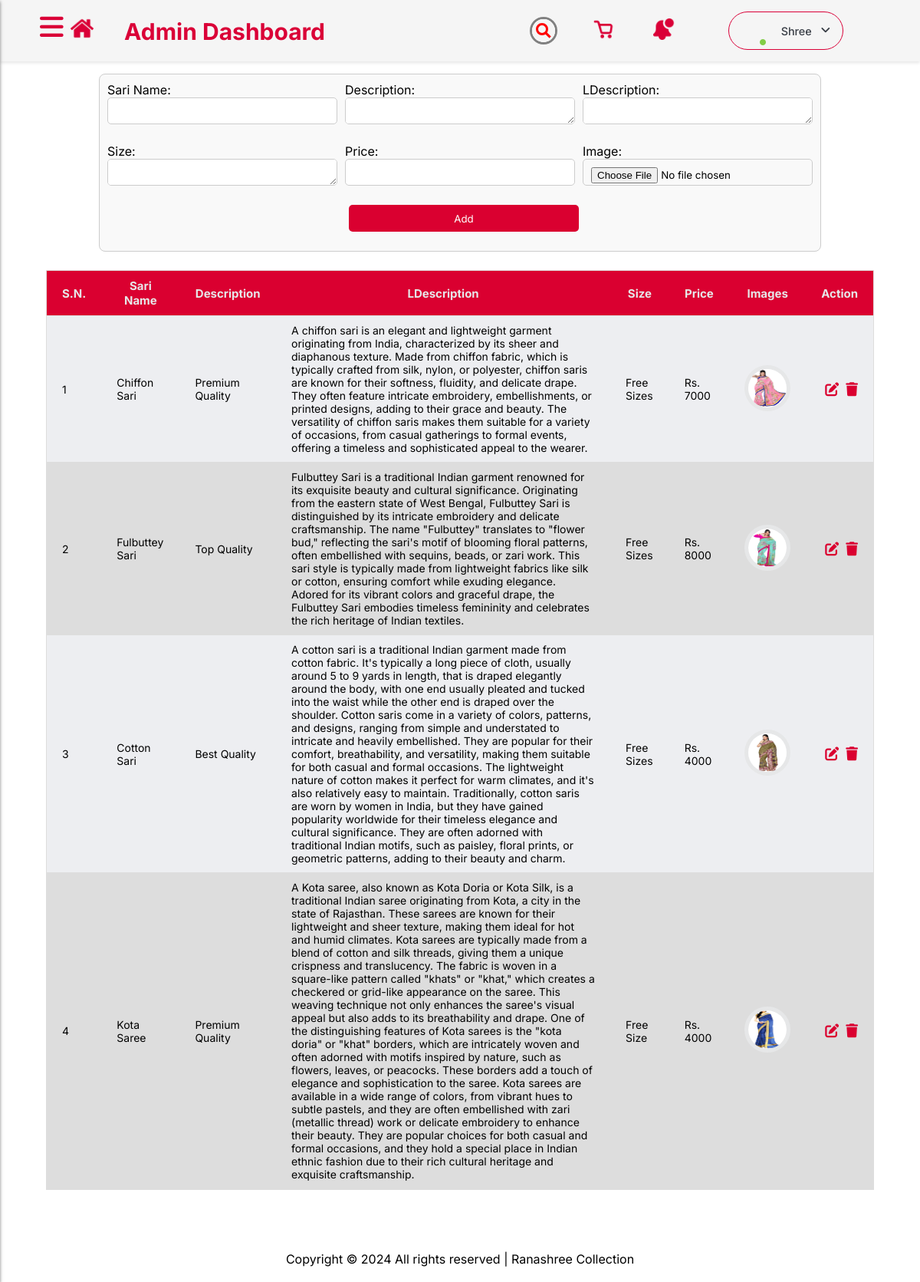
Screenshot of /allproducts/ with the database file from the repository.
### AdminDashboard/models.py (models this page shows)
class productsModel(models.Model):
    Sari_Name = models.CharField(max_length=100)
    Description = models.TextField()
    Image = models.ImageField(upload_to='images/')
    Price = models.TextField()
    LDescription = models.TextField()
    Size = models.TextField()

### AdminDashboard/views.py (the view, shortened to what this page needs)
# urls.py: path('allproducts/', views.Allproducts, name='allproducts'),
def Allproducts(request):
    products = productsModel.objects.all()
    return render(request, 'allproducts.html', {'products': products})

### AdminDashboard/templates/allproducts.html (shortened to what this page needs)
{% load static %}
<!DOCTYPE html>
<html lang="en">
<head>
  <link rel="stylesheet" href="https://cdnjs.cloudflare.com/ajax/libs/font-awesome/6.4.2/css/all.min.css"
 />
  <link rel="stylesheet" href="{% static 'home/dashboard.css' %}" />
  <link rel="stylesheet" href="{% static 'home/adminn.css' %}" />
</head>
<body>
  <header id="header">
    <nav class="navbar">
      <div class="header-logo">
        <div class="admin-dash">
          <h1><img src="{% static 'home/images/icons/home.png' %}" class="home" alt="home" />Admin Dashboard</h1>
        </div>
        <div class="search">
          <div class="icon"></div>
          <div class="input">
          </div>
        </div>
        <div>
          <img src={% static "home/images/icons/basket.png" %} class="basket" alt="Cart" />
        </div>
        <div>
          <img src={% static "home/images/icons/notification.png" %} class="notification" alt="Cart" />
        </div>
        <div class="profile-dropdown">
          <div onclick="toggle()" class="profile-dropdown-btn">
            <div class="profile-img" style="background-image: url('{% static "/home/images/people/per2.jpg" %}');">
              <i class="fa-solid fa-circle"></i>
            </div>
            <span> Shree</span>
            <i class="fa-solid fa-angle-down"></i>
          </div>
        </div>
      </div>
    </nav>
  </header>
  <label for="check" id="check-label">
    <i class="fas fa-bars" id="check-btn"></i>
  </label>
  <section class="section">
        <form method="post" enctype="multipart/form-data">
          <div class="send-data">
            <div>
                <label for="id_name">Sari Name:</label>
                <input type="text" id="id_name" name="Sari_Name" required>
            </div>
            <div>
                <label for="id_description">Description:</label>
                <textarea id="id_description" name="Description" rows="2" cols="40" required></textarea>
            </div>
            <div>
                <label for="id_ldescription">LDescription:</label>
                <textarea id="id_ldescription" name="LDescription" rows="2" cols="40" required></textarea>
            </div>
            <div>
                <label for="id_size">Size:</label>
                <textarea id="id_size" name="Size" rows="2" cols="40" required></textarea>
            </div>
            <div>
                <label for="id_price">Price:</label>
                <input type="text" id="id_price" name="Price" required>
            </div>
            <div>
                <label for="id_image">Image:</label>
                <input type="file" id="id_image" name="Image" accept="image/*" required>
            </div>
                <center><button type="submit" class="add-product">Add</button></center>
          </div>
        </form>
</section>
    <div class="header_fixed">
      <table>
        <thead>
          <tr>
            <th>S.N.</th>
            <th>Sari Name</th>
            <th>Description</th>
            <th>LDescription</th>
            <th>Size</th>
            <th>Price</th>
            <th>Images</th>
            <th>Action</th>
          </tr>
        </thead>
        <tbody>
          {% for product in products %}
          <tr>
            <td>{{ forloop.counter }}</td>
            <td>{{ product.Sari_Name }}</td>
            <td>{{ product.Description }}</td>
            <td>{{ product.LDescription }}</td>
            <td>{{ product.Size }}</td>
            <td>Rs. {{ product.Price }}</td>
            <td><img src="{{ product.Image.url }}" class="backend-image" alt="{{ product.Sari_Name }}"></td>
            <td><a href="#" onclick="editProduct('{{ product.id }}')" class="action-icon"><i class="fas fa-edit"></i></a>
              <a href="#" onclick="deleteProduct('{{ product.id }}')" class="action-icon"><i class="fas fa-trash"></i></a>
            </td>
          </tr>
          {% endfor %}
        </tbody>
      </table>
    </div>
  <br><br><br>
  <p class="copy">
      <center>
        Copyright &copy;
        All rights reserved | Ranashree Collection
      </center>
    </p><br>
</body>
</html>

### AdminDashboard/static/home/dashboard.css (style rules this page uses)
* { margin: 0; padding: 0; font-family: 'Inter', sans-serif; scroll-behavior: smooth; box-sizing: border-box; }
#id_name, #id_price, #id_description, #id_ldescription, #id_size, #id_image, .add-product { width: 300px; height: 35px; padding: 10px; margin-bottom: 15px; border: 1px solid #ccc; border-radius: 5px; }
.section { display: flex; justify-content: center; align-items: center; flex-direction: column; margin-top: 8%; margin-bottom: 2%; }
.send-data { width: 100%; background-color: #f9f9f9; border: 1px solid #ccc; padding: 10px; border-radius: 8px; display: grid; grid-template-columns: repeat(3, 1fr); gap: 10px; }
.send-data div { display: flex; flex-direction: column; }
.add-product { width: 300px; padding: 10px; background-color: #DA0030; color: #fff; border: none; border-radius: 5px; cursor: pointer; transition: background-color 0.3s ease; margin-left: 105%; }
table { width: 100%; border-collapse: collapse; }
.header_fixed { max-height: 100vh; width: 90%; overflow: auto; border: 1px solid #dddddd; margin-left: 5%; margin-right: 5%; }
.header_fixed thead th { position: sticky; top: 0; background-color: #DA0030; color: #e6e7e8; font-size: 15px; }
th, td { border-bottom: 1px solid #dddddd; padding: 10px 20px; font-size: 14px; }
td img { height: 60px; width: 60px; border-radius: 100%; border: 5px solid #e6e7e8; }
tr:nth-child(even) { background-color: #dddddd; }
tr:nth-child(odd) { background-color: #edeef1; }
.action-icon { color: #DA0030; margin-left: 5px; font-size: 18px; }

### AdminDashboard/static/home/adminn.css (style rules this page uses)
* { margin: 0; padding: 0; font-family: 'Inter', sans-serif; scroll-behavior: smooth; box-sizing: border-box; }
.navbar { display: flex; justify-content: flex-end; align-items: center; font-size: 20px; font-weight: 500; width: 100%; position: fixed; z-index: 100; cursor: pointer; padding: 15px 0px; background-color: whitesmoke; box-shadow: 0 2px 4px rgba(0, 0, 0, 0.1); }
.header-logo { display: flex; flex-direction: row; align-items: center; justify-content: center; gap: 70px; margin-right: 100px; }
.basket, .notification { height: 28px; width: 28px; margin-left: -20px; }
.admin-dash { margin-right: 200px; color: #DA0037; position: sticky; }
.home { height: 30px; width: 30px; margin: 0 40px; }
.search { position: relative; width: 30px; height: 30px; border-radius: 60px; transition: 0.5s; box-shadow: 0 0 0 3px gray; overflow: hidden; }
.search .icon { position: absolute; top: 0; left: 0; width: 30px; height: 30px; background-color: whitesmoke; border-radius: 60px; display: flex; justify-content: center; align-items: center; z-index: 1000; cursor: pointer; }
.search .icon::before { content: ''; position: absolute; width: 10px; height: 10px; border: 3px solid red; border-radius: 50px; transform: translate(-2px, -2px); }
.search .icon::after { content: ''; position: absolute; width: 3px; height: 9px; background: red; transform: translate(5px, 5px) rotate(315deg); }
.search .input { position: absolute; width: 100%; height: 30px; left: 0; display: flex; justify-content: center; align-items: center; overflow: hidden; transition: width 0.5s; }
label #check-btn, label #cancel { position: fixed; cursor: pointer; border-radius: 3px; }
label #check-btn { left: 50px; top: 12px; font-size: 35px; color: #DA0037; padding: 6px 2px; transition: all .5s; }
label#check-label { position: absolute; z-index: 999; }
.profile-dropdown { position: relative; width: fit-content; }
.profile-dropdown-btn { display: flex; align-items: center; justify-content: space-between; padding-right: 1rem; font-size: 0.9rem; font-weight: 500; width: 150px; border-radius: 50px; color: #393e46; cursor: pointer; border: 1px solid #DA0037; transition: box-shadow 0.2s ease-in, background-color 0.2s ease-in, border 0.3s; }
.profile-img { position: relative; width: 3rem; height: 3rem; border-radius: 50%; background-size: cover; }
.profile-img i { position: absolute; right: 0; bottom: 0.3rem; font-size: 0.5rem; color: #82cd47; }
.profile-dropdown-btn span { margin: 0 0.5rem; margin-right: 0; }
.copy { margin: 20px 0px; }

### rows the page displays
productsModel: Sari_Name "Chiffon Sari", Description "Premium Quality", LDescription "A chiffon sari is an elegant and lightweight garment originating from India, characterized by its sheer and diaphanous texture. Made from chiffon fabric, which is typically crafted from silk, nylon, or polyester, chiffon saris are known for their softness, fluidity, and delicate drape. They often feature intricate embroidery, embellishments, or printed designs, adding to their grace and beauty. The versatility of chiffon saris makes them suitable for a variety of occasions, from casual gatherings to formal events, offering a timeless and sophisticated appeal to the wearer.", Size "Free Sizes", Price "7000", Image (picture)
productsModel: Sari_Name "Fulbuttey Sari", Description "Top Quality", LDescription "Fulbuttey Sari is a traditional Indian garment renowned for its exquisite beauty and cultural significance. Originating from the eastern state of West Bengal, Fulbuttey Sari is distinguished by its intricate embroidery and delicate craftsmanship. The name \"Fulbuttey\" translates to \"flower bud,\" reflecting the sari's motif of blooming floral patterns, often embellished with sequins, beads, or zari work. This sari style is typically made from lightweight fabrics like silk or cotton, ensuring comfort while exuding elegance. Adored for its vibrant colors and graceful drape, the Fulbuttey Sari embodies timeless femininity and celebrates the rich heritage of Indian textiles.", Size "Free Sizes", Price "8000", Image (picture)
productsModel: Sari_Name "Cotton Sari", Description "Best Quality", LDescription "A cotton sari is a traditional Indian garment made from cotton fabric. It's typically a long piece of cloth, usually around 5 to 9 yards in length, that is draped elegantly around the body, with one end usually pleated and tucked into the waist while the other end is draped over the shoulder. Cotton saris come in a variety of colors, patterns, and designs, ranging from simple and understated to intricate and heavily embellished. They are popular for their comfort, breathability, and versatility, making them suitable for both casual and formal occasions. The lightweight nature of cotton makes it perfect for warm climates, and it's also relatively easy to maintain. Traditionally, cotton saris…", Size "Free Sizes", Price "4000", Image (picture)
productsModel: Sari_Name "Kota Saree", Description "Premium Quality", LDescription "A Kota saree, also known as Kota Doria or Kota Silk, is a traditional Indian saree originating from Kota, a city in the state of Rajasthan. These sarees are known for their lightweight and sheer texture, making them ideal for hot and humid climates. Kota sarees are typically made from a blend of cotton and silk threads, giving them a unique crispness and translucency. The fabric is woven in a square-like pattern called \"khats\" or \"khat,\" which creates a checkered or grid-like appearance on the saree. This weaving technique not only enhances the saree's visual appeal but also adds to its breathability and drape. One of the distinguishing features of Kota sarees is the \"kota doria\" or \"khat\"…", Size "Free Size", Price "4000", Image (picture)
